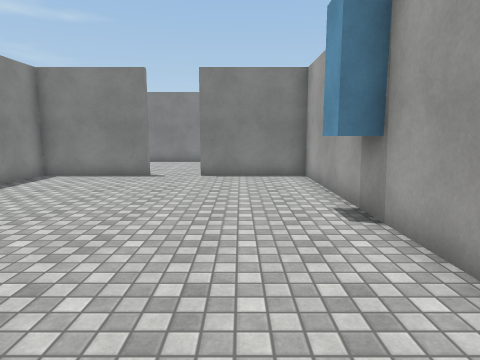
[1] (above)

12 first-person views from a walk through a scene from a Unity 3-D project. The camera is 1.5 m above the floor, tilts 8° down and sees 75° across. Doors are open. The floor is counted in squares, 1 m on a side. Each view is taken from the middle of a square. On the plan, view 1 faces up. The plan holds only what a view shows up to about 15 squares ahead; the rest is blank. The player is left out. Surface patterns are stand-ins for the level's own textures.

[2]
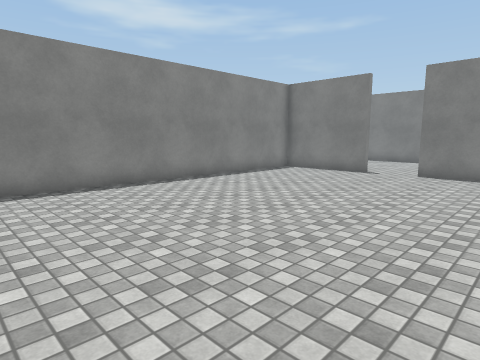

[3]
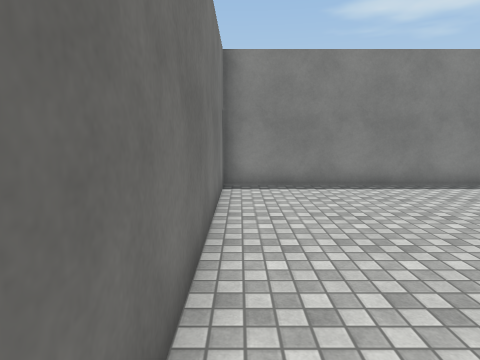

[4]
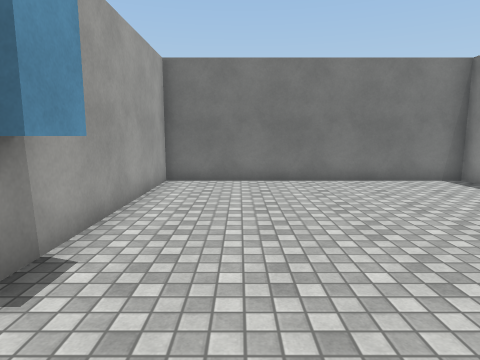

[5]
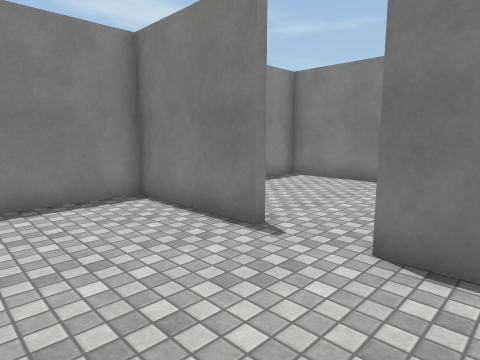

[6]
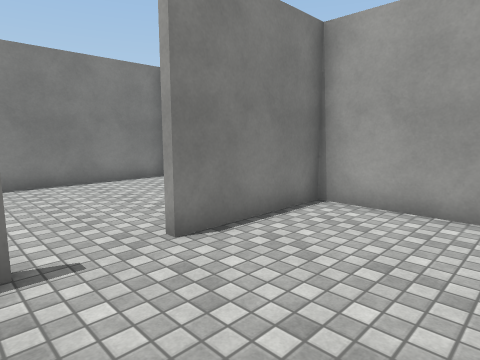

[7]
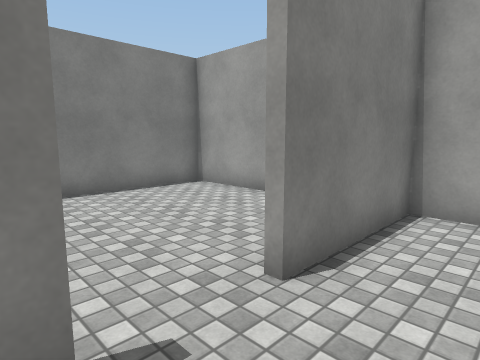

[8]
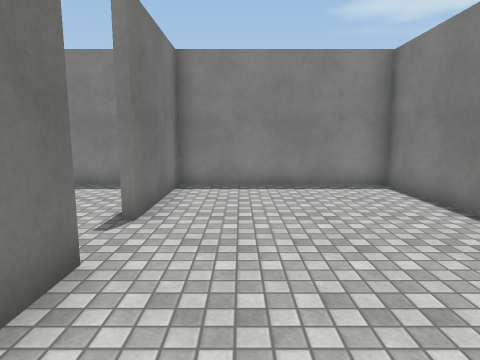

[9]
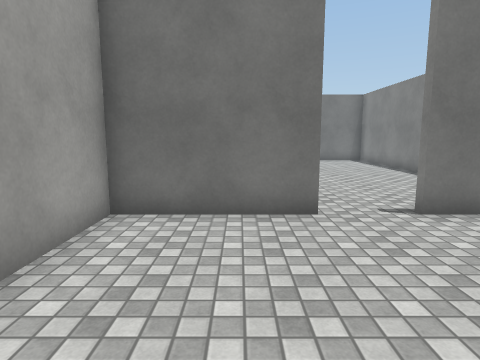

[10]
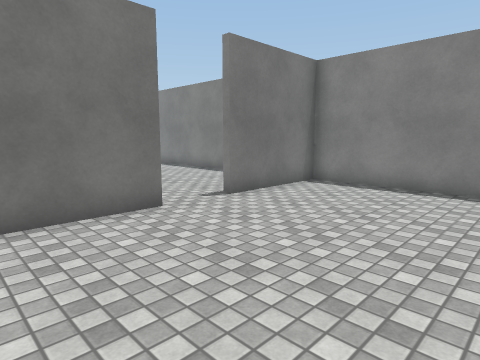

[11]
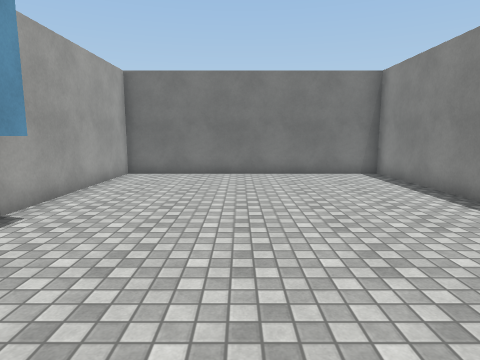

[12]
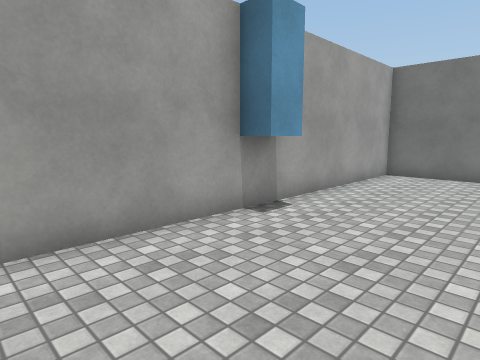

### Floor plan
Ten units are one square. View 1 is at (0, 0); x grows to the right and y downward. Boxes are objects, and circles mark ways between rooms. Rooms are numbered by the first view taken in them; rooms with no view inside come last. Other rooms are left out.
<svg viewBox="-80 -190 110 210">
<path fill="none" stroke="#000" d="M-34 -119 -75 -119 -75 15 25 15 25 -119 -15 -119M-16 -121 25 -121 25 -185 -75 -185 -75 -121 -35 -121"/>
<rect x="15" y="-65" width="10" height="10" fill="#bbb"><title>other object</title></rect>
<circle cx="-25" cy="-120" r="3" fill="#2a7"/>
<text x="-30" y="-50">1</text>
<text x="-30" y="-160">2</text>
</svg>
Room 1 opens to room 2.

Where each view was taken, in squares from view 1:
view 1: 0 up, 0 right, facing up
view 2: 1 down, 2 right, facing up-left
view 3: 1 down, 2 right, facing left
view 4: 9 up, 0 right, facing down
view 5: 8 up, 0 right, facing up-left
view 6: 8 up, 4 left, facing up-right
view 7: 10 up, 4 left, facing up-right
view 8: 14 up, 2 right, facing left
view 9: 18 up, 0 right, facing down
view 10: 18 up, 2 right, facing down-left
view 11: 11 up, 2 left, facing down
view 12: 11 up, 2 left, facing down-right
